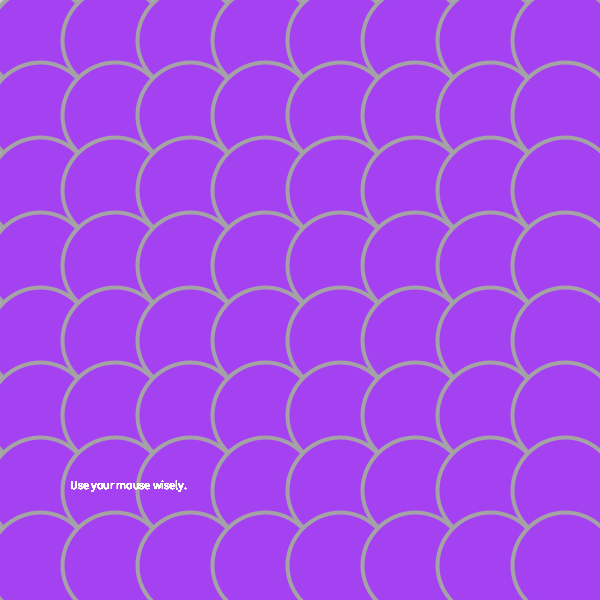
Frame 1 (no input)
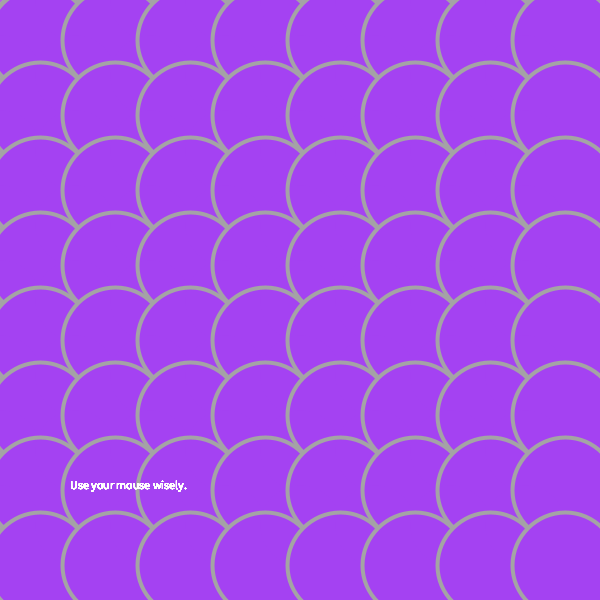
Frame 60 (the mouse pressed at the canvas centre just before this capture)
Frame 120 (the mouse held since frame 60 and released just before this capture): identical to frame 60, image omitted

The Processing sketch that drew these frames (run headless with seeded random() and noise(); from frame 60 on, the mouse is pressed at the canvas centre):

// Processing sketch: processing_105776
// ── processing_105776.pde

float []xPos1;
float []yPos1;
float []ySpeed1;
int sizeSquares;
int numSquares;
int colorR;
int colorG;
int colorB;

void setup() {
  size (600, 600);

  //set up color
  colorR = int(random(0, 255));
  colorG = int(random(0, 255));
  colorB = int(random(0, 255));

  //square color,shape and position
  numSquares = 8;
  xPos1 = new float[numSquares];
  yPos1 = new float[numSquares];
  ySpeed1 = new float[numSquares];


  // declare the xPos, yPos and ballSize
  for (int i=0; i<numSquares; i++) {
    for (int j=0; j<numSquares; j++) {
      xPos1[i] = i*(width/numSquares);
      yPos1[j] = j*(width/numSquares);
    }
  }
}

void draw() {
  for (int i=0; i<numSquares; i++) {
    for (int j=0; j<numSquares; j++) {
      if (!mousePressed) {

        // lines
        stroke(colorR, colorG, colorB, 5+int((mouseX+mouseY)/2));
        strokeWeight(80);
        line(xPos1[i]+mouseX, yPos1[j]+mouseY, xPos1[i], yPos1[j]);
        noStroke();

        //circles
        stroke(colorR);
        strokeWeight(4);
        fill (colorR-mouseX, colorG-mouseY, colorB-mouseX);

        ellipse (xPos1[i]+40, yPos1[j]+40, width/numSquares+30, width/numSquares+30);
        fill (colorR-mouseX, colorG-mouseY, colorB-mouseX);
        noStroke();
        ellipse (xPos1[i]+80, yPos1[j]+80, width/numSquares+30, width/numSquares+30);

        // Add text explanation
        String s = "Use your mouse wisely.";
        
        fill(255);
        text(s, 70, 480, 300, 300);
      }
      else if (mousePressed) {
        colorR = int(random(0, 200));
        colorG = int(random(0, 200));
        colorB = int(random(0, 200));
      }
    }
  }
}
